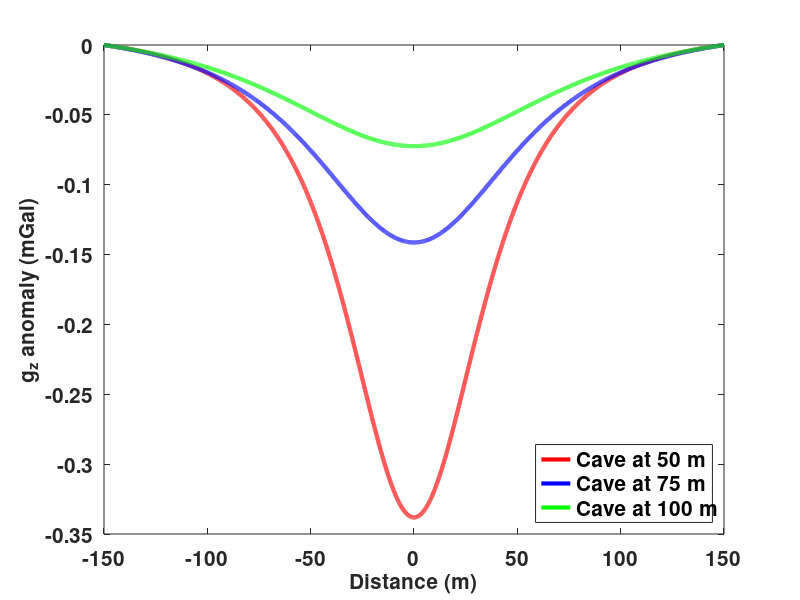

This chart was generated by the following MATLAB code:
clear all
close all

%This is vector x for the lateral distance
x = -150:0.01:150;
%Depth of the sphere
z = 50;
%Radius of the sphere
R = 25;
%Constants for the limestone cave scenario 
%(SI stands for System International units)
DensityLimestone_InGramsPerCentimeterCubed = 2.0;
DensityLimestone_SI = DensityLimestone_InGramsPerCentimeterCubed *1/1000 * 100^3;
DenistyAir_SI = 1.2;
%Density Contrast in kg/m^3
DeltaRho_SI = DenistyAir_SI-DensityLimestone_SI;
%Gravitational constants
G_SI = 6.674e-11;


%This is the formula we want to plot
gz_SI = 4/3*pi*R^3*DeltaRho_SI*G_SI*z./((z.^2+x.^2).^(3/2));
gz_SI_max = 4/3*pi*R^3*DeltaRho_SI*G_SI*1/(z^2);
gz_mGal = gz_SI*100*1000;

fig=figure(1)
plot(x,gz_mGal-gz_mGal(1),'r-','LineWidth',3);hold on

%And for a different depths
z=75;
gz_SI = 4/3*pi*R^3*DeltaRho_SI*G_SI*z./((z.^2+x.^2).^(3/2));
gz_mGal = gz_SI*100*1000;
plot(x,gz_mGal-gz_mGal(1),'b-','LineWidth',3);hold on

z=100;
gz_SI = 4/3*pi*R^3*DeltaRho_SI*G_SI*z./((z.^2+x.^2).^(3/2));
gz_mGal = gz_SI*100*1000;
plot(x,gz_mGal-gz_mGal(1),'g-','LineWidth',3);hold on

legend('Cave at 50 m', 'Cave at 75 m','Cave at 100 m','Location','SouthEast')
xlabel('Distance (m)')
ylabel('g_z anomaly (mGal)')
%Export to a png. (This can be done much better.)
set(findall(fig, '-property', 'FontSize'), 'FontSize', 15, 'fontWeight', 'bold')
print('-dpng','-r300','GravityAnomaly.png')
